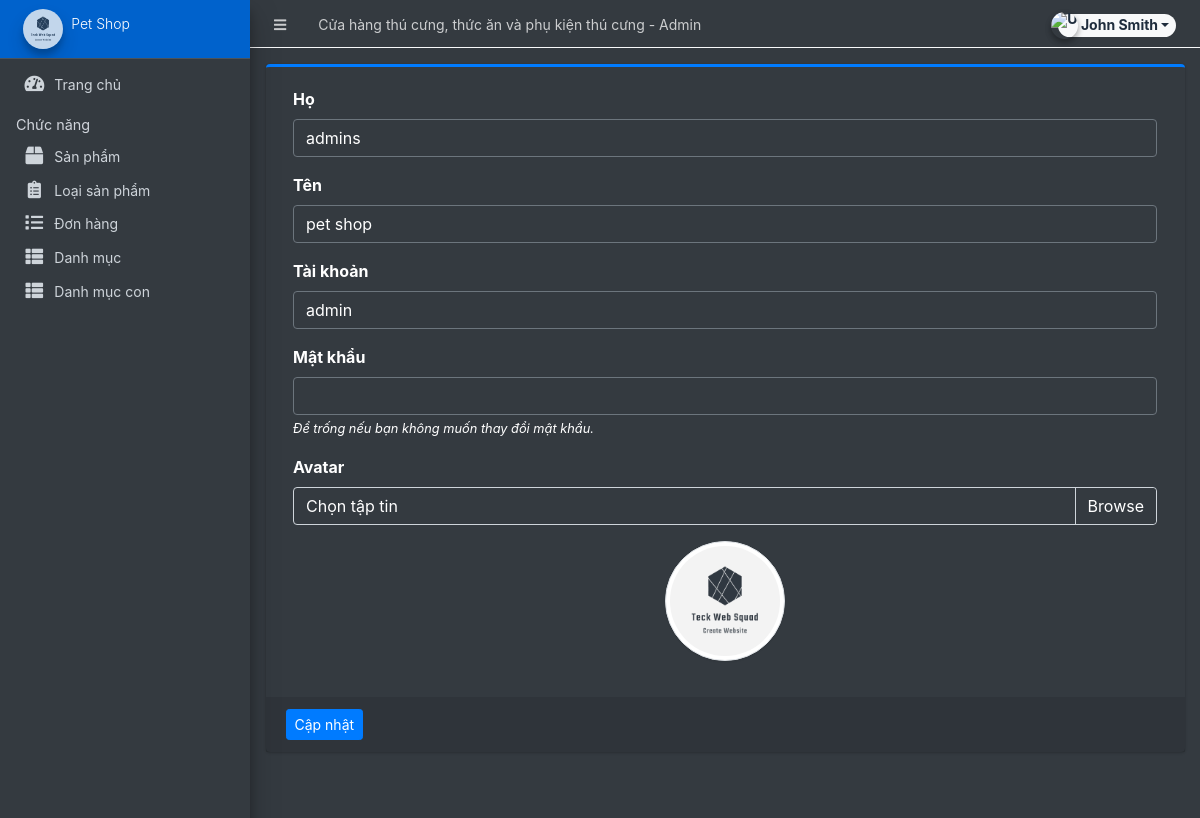
The app's page /admin/?page=user (signed in) with its own data.
### tables this page shows
CREATE TABLE `users` (
  `id` int(50) NOT NULL,
  `firstname` varchar(250) NOT NULL,
  `lastname` varchar(250) NOT NULL,
  `username` text NOT NULL,
  `password` text NOT NULL,
  `avatar` text DEFAULT NULL,
  `last_login` datetime DEFAULT NULL,
  `type` tinyint(1) NOT NULL DEFAULT 0,
  `date_added` datetime NOT NULL DEFAULT current_timestamp(),
  `date_updated` datetime DEFAULT NULL ON UPDATE current_timestamp()
);

### classes/DBConnection.php (called while the page is built, shortened)
<?php
class DBConnection{
    private $host = DB_SERVER;
    private $username = DB_USERNAME;
    private $password = DB_PASSWORD;
    private $database = DB_NAME;
    public $conn;
    public function __construct(){
        if (!isset($this->conn)) {
            $this->conn = new mysqli($this->host, $this->username, $this->password, $this->database);
        }
    }
}
?>

### config.php (called while the page is built, shortened)
<?php
require_once('classes/DBConnection.php');
require_once('classes/SystemSettings.php');
function validate_image($file){
	if(!empty($file)){
		if(is_file(base_app.$file)){
			return base_url.$file;
		}else{
			return base_url.'dist/img/no-image-available.png';
		}
	}else{
		return base_url.'dist/img/no-image-available.png';
	}
}
?>

### admin/user/index.php (the view, shortened to what this page needs)
<?php
$user = $conn->query("SELECT * FROM users where id ='".$_settings->userdata('id')."'");
foreach($user->fetch_array() as $k =>$v){
	$meta[$k] = $v;
}
?>
<div class="card card-outline card-primary">
    <div class="card-body">
        <div class="container-fluid">
            <form action="" id="manage-user">
                <div class="form-group">
                    <label for="name">Họ</label>
                    <input type="text" name="firstname" id="firstname" class="form-control"
                        value="<?php echo isset($meta['firstname']) ? $meta['firstname']: '' ?>" required>
                </div>
                <div class="form-group">
                    <label for="name">Tên</label>
                    <input type="text" name="lastname" id="lastname" class="form-control"
                        value="<?php echo isset($meta['lastname']) ? $meta['lastname']: '' ?>" required>
                </div>
                <div class="form-group">
                    <label for="username">Tài khoản</label>
                    <input type="text" name="username" id="username" class="form-control"
                        value="<?php echo isset($meta['username']) ? $meta['username']: '' ?>" required
                        autocomplete="off">
                </div>
                <div class="form-group">
                    <label for="password">Mật khẩu</label>
                    <input type="password" name="password" id="password" class="form-control" value=""
                        autocomplete="off">
                    <small><i>Để trống nếu bạn không muốn thay đổi mật khẩu.</i></small>
                </div>
                <div class="form-group">
                    <label for="" class="control-label">Avatar</label>
                    <div class="custom-file">
                        <label class="custom-file-label" for="customFile">Chọn tập tin</label>
                    </div>
                </div>
                <div class="form-group d-flex justify-content-center">
                    <img src="<?php echo validate_image(isset($meta['avatar']) ? $meta['avatar'] :'') ?>" alt=""
                        id="cimg" class="img-fluid img-thumbnail">
                </div>
            </form>
        </div>
    </div>
    <div class="card-footer">
        <div class="col-md-12">
            <div class="row">
                <button class="btn btn-sm btn-primary" form="manage-user">Cập nhật</button>
            </div>
        </div>
    </div>
</div>

### admin/user/index.php (style rules this page uses)
img#cimg { height: 15vh; width: 15vh; object-fit: cover; border-radius: 100% 100%; }

### records on screen
users: firstname "admins", lastname "pet shop", username "admin", avatar (picture)

### other values on screen
$_settings->info('name') "Cửa hàng thú cưng, thức ăn và phụ kiện thú cưng"
$_settings->userdata('firstname').' '.$_settings->userdata('lastname') "John Smith"
$_settings->info('short_name') "Pet Shop"
